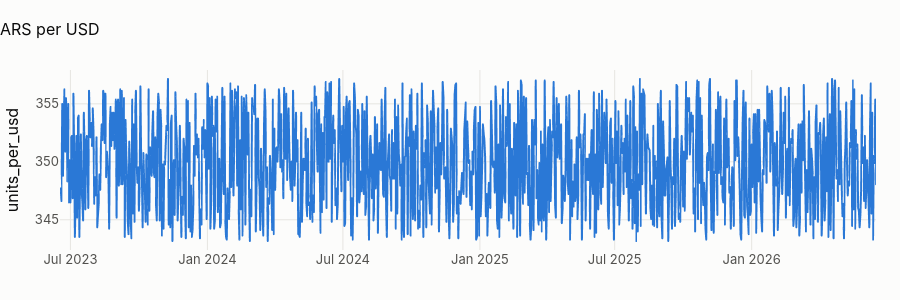

This figure's notebook cell:
### Markdown cell above
## 1 · The country's exchange rate

### Code cell
fx = pl.q(f"""select rate_date, usd_per_unit, 1 / usd_per_unit as units_per_usd
              from {{int_fx_usd}} where currency = '{CTRY.home_currency}' order by 1""")
fig = px.line(fx, x="rate_date", y="units_per_usd", title=f"{CTRY.home_currency} per USD")
fig.update_layout(height=300, xaxis_title=None)
fig.show()
move = 100 * (fx.units_per_usd.iloc[-1] / fx.units_per_usd.iloc[0] - 1)
cv = 100 * fx.units_per_usd.std() / fx.units_per_usd.mean()
real = {
    "MX": "the peso moved between about 16.5 and 20.5 per dollar (2023–2025)",
    "CO": "the peso moved between about 3,800 and 4,500 per dollar (2023–2025)",
    "AR": "the official peso went from about 260 to over 1,000 per dollar (2023–2025), including a devaluation of "
    "more than 50 % in December 2023",
}
display(
    Markdown(
        f"**{CTRY.home_currency} per USD moves {move:+.1f} % over three years (coefficient of variation {cv:.1f} %).** "
        f"In reality {real[COUNTRY]}. Every USD figure in this country is therefore "
        "stable by construction; any feature meant to capture devaluation, inflation or real income cannot be validated "
        "here."
        + (
            " For Argentina this matters most: a real Argentine model must work in inflation-adjusted terms."
            if COUNTRY == "AR"
            else ""
        )
    )
)

### Figure 1 — Plotly figure (JSON) as saved in the notebook; plotly's stock layout.template omitted (floating-point values rounded to 4 significant figures; data arrays with more than 128 entries replaced by an {"elided": "..."} marker saying what was removed)
{"data": [{"hovertemplate": "rate_date=%{x}<br>units_per_usd=%{y}<extra></extra>", "legendgroup": "", "line": {"color": "#2a78d6", "dash": "solid"}, "marker": {"symbol": "circle"}, "mode": "lines", "name": "", "showlegend": false, "type": "scattergl", "x": {"elided": "1097 str values"}, "xaxis": "x", "y": {"elided": "1097 float values"}, "yaxis": "y"}], "layout": {"height": 300, "legend": {"tracegroupgap": 0}, "title": {"text": "ARS per USD"}, "xaxis": {"anchor": "y", "domain": [0.0, 1.0], "title": {}}, "yaxis": {"anchor": "x", "domain": [0.0, 1.0], "title": {"text": "units_per_usd"}}}}
